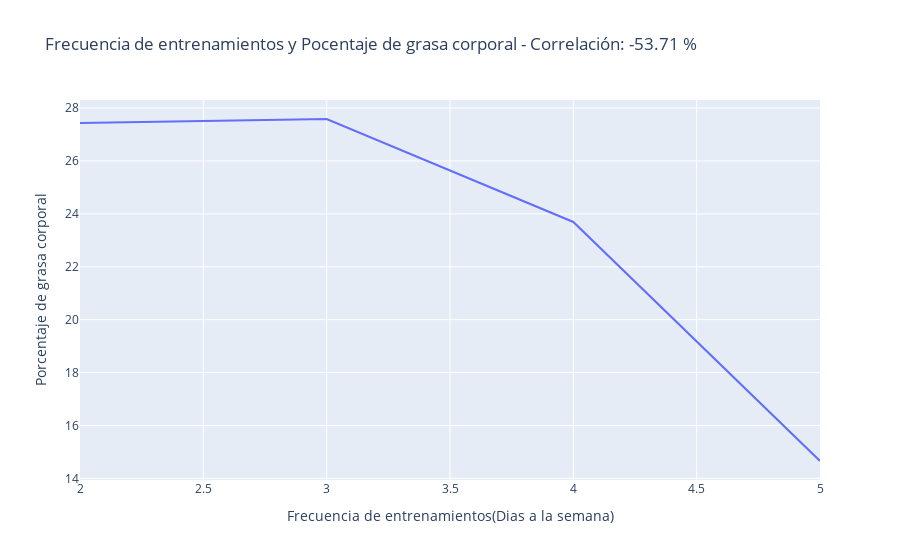
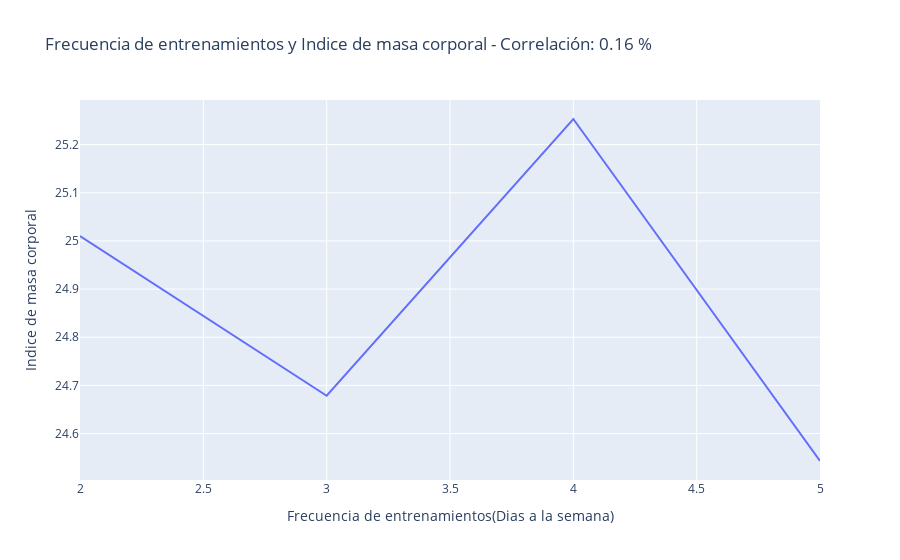

Source (notebook cell) for these figures, in order:
### Code cell
result = Resultado(df)
result_df = pd.DataFrame(result["result_dataframe"])


corr_calories_burned =  result["dataframe"][0]["correlation"]
corr_avg_bpm =  result["dataframe"][1]["correlation"]


fig = px.line(result_df,
               title=f"Frecuencia de entrenamientos y Pocentaje de grasa corporal - Correlación: {corr_calories_burned:.2f} %",
               x="Workout_Frequency (days/week)_",
               y="Fat_Percentage_mean",
               labels={"Workout_Frequency (days/week)_":"Frecuencia de entrenamientos(Dias a la semana)", "Fat_Percentage_mean":"Porcentaje de grasa corporal"},
               )
fig.show()
fig = px.line(result_df,
               title=f"Frecuencia de entrenamientos y Indice de masa corporal - Correlación: {corr_avg_bpm:.2f} %",
               x="Workout_Frequency (days/week)_",
               y="BMI_mean",
               labels={"Workout_Frequency (days/week)_":"Frecuencia de entrenamientos(Dias a la semana)", "BMI_mean":"Indice de masa corporal"},
               )
fig.show()

### Figure 1 — Plotly figure (JSON) as saved in the notebook; plotly's stock layout.template omitted (floating-point values rounded to 4 significant figures)
{"data": [{"hovertemplate": "Frecuencia de entrenamientos(Dias a la semana)=%{x}<br>Porcentaje de grasa corporal=%{y}<extra></extra>", "legendgroup": "", "line": {"color": "#636efa", "dash": "solid"}, "marker": {"symbol": "circle"}, "mode": "lines", "name": "", "orientation": "v", "showlegend": false, "type": "scatter", "x": [2, 3, 4, 5], "xaxis": "x", "y": [27.44, 27.59, 23.69, 14.66], "yaxis": "y"}], "layout": {"legend": {"tracegroupgap": 0}, "title": {"text": "Frecuencia de entrenamientos y Pocentaje de grasa corporal - Correlación: -53.71 %"}, "xaxis": {"anchor": "y", "domain": [0, 1], "title": {"text": "Frecuencia de entrenamientos(Dias a la semana)"}}, "yaxis": {"anchor": "x", "domain": [0, 1], "title": {"text": "Porcentaje de grasa corporal"}}}}

### Figure 2 — Plotly figure (JSON) as saved in the notebook; plotly's stock layout.template omitted (floating-point values rounded to 4 significant figures)
{"data": [{"hovertemplate": "Frecuencia de entrenamientos(Dias a la semana)=%{x}<br>Indice de masa corporal=%{y}<extra></extra>", "legendgroup": "", "line": {"color": "#636efa", "dash": "solid"}, "marker": {"symbol": "circle"}, "mode": "lines", "name": "", "orientation": "v", "showlegend": false, "type": "scatter", "x": [2, 3, 4, 5], "xaxis": "x", "y": [25.01, 24.68, 25.25, 24.54], "yaxis": "y"}], "layout": {"legend": {"tracegroupgap": 0}, "title": {"text": "Frecuencia de entrenamientos y Indice de masa corporal - Correlación: 0.16 %"}, "xaxis": {"anchor": "y", "domain": [0, 1], "title": {"text": "Frecuencia de entrenamientos(Dias a la semana)"}}, "yaxis": {"anchor": "x", "domain": [0, 1], "title": {"text": "Indice de masa corporal"}}}}
